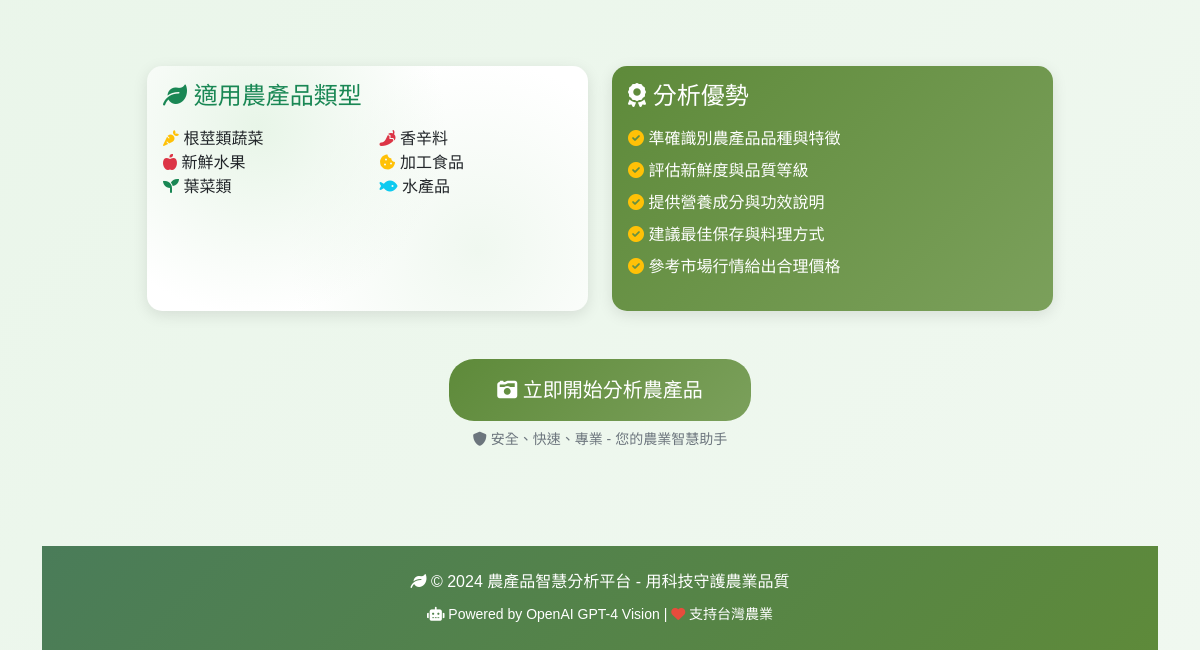
Before: / (lower part) with the older database file.
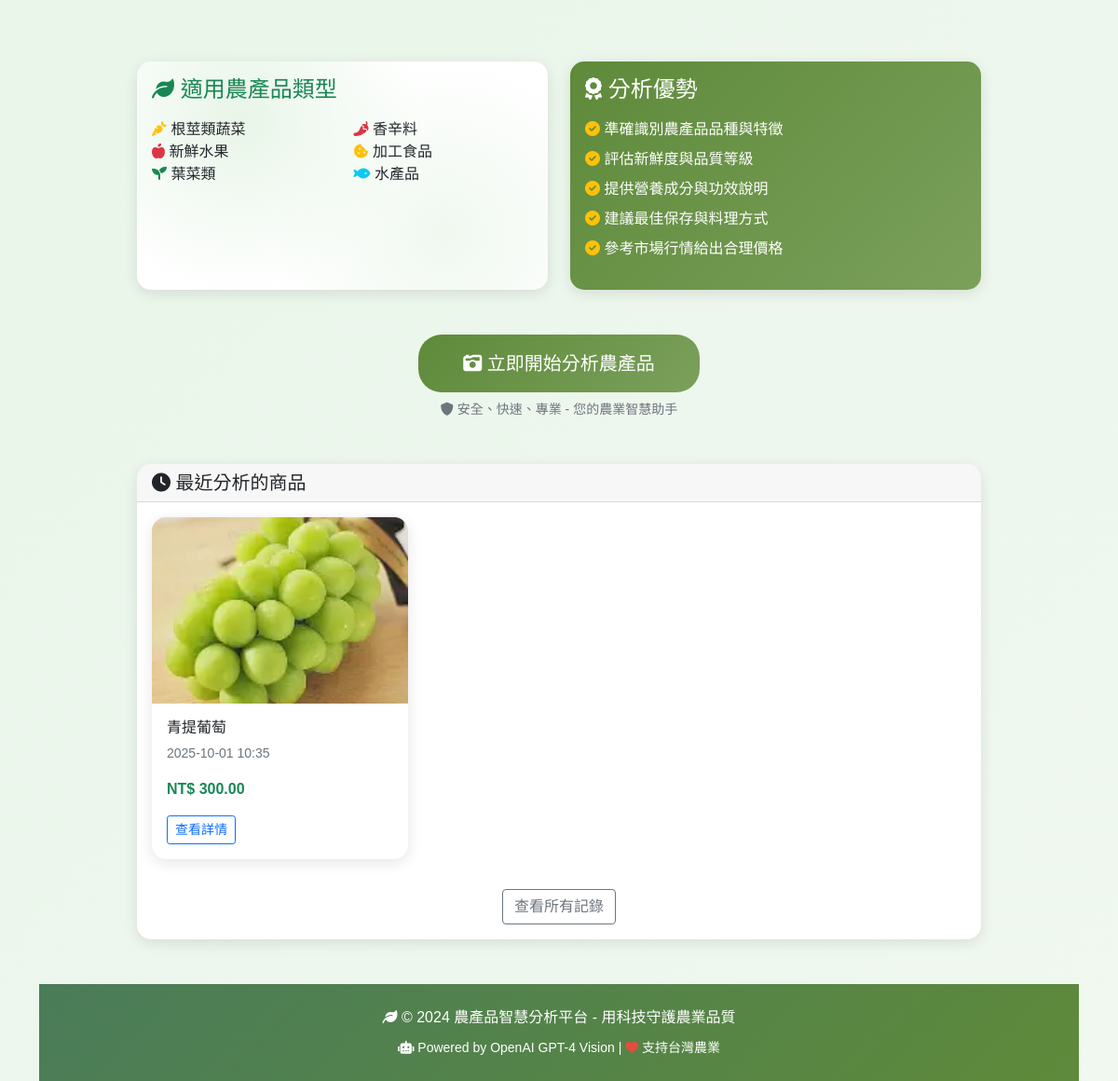
After: the same page with the newer database file.
### analyzer/models.py (models this page shows, shortened)
class ProductImage(models.Model):
    image = models.ImageField(upload_to=upload_to, verbose_name='商品圖片')
    uploaded_at = models.DateTimeField(auto_now_add=True, verbose_name='上傳時間')
    product_name = models.CharField(max_length=200, blank=True, verbose_name='商品名稱')
    description = models.TextField(blank=True, verbose_name='商品介紹')
    recommended_price = models.DecimalField(
        max_digits=10,
        decimal_places=2,
        null=True,
        blank=True,
        verbose_name='推薦售價'
    )
    analysis_json = models.JSONField(null=True, blank=True, verbose_name='完整分析結果')
    analyzed = models.BooleanField(default=False, verbose_name='已分析')
    story_content = models.TextField(blank=True, verbose_name='產品故事')
    story_style = models.CharField(max_length=50, blank=True, verbose_name='故事風格')
    story_prompt = models.TextField(blank=True, verbose_name='使用者故事指令')
    story_generated = models.BooleanField(default=False, verbose_name='已生成故事')
    class Meta:
        verbose_name = '商品圖片'
        verbose_name_plural = '商品圖片'
        ordering = ['-uploaded_at']

### analyzer/views.py (the view)
# urls.py: path('', views.index, name='index'),
def index(request):
    recent_images = ProductImage.objects.all()[:10]
    return render(request, 'analyzer/index.html', {
        'recent_images': recent_images
    })

### analyzer/templates/analyzer/index.html (shortened to what the changed rows need)
{% extends 'analyzer/base.html' %}
{% block content %}
<div class="container">
    <div class="row">
        <div class="col-lg-10 mx-auto">
        {% if recent_images %}
        <div class="card">
            <div class="card-header">
                <h5 class="mb-0">
                    <i class="fas fa-clock"></i> 最近分析的商品
                </h5>
            </div>
            <div class="card-body">
                <div class="row">
                    {% for image in recent_images %}
                    <div class="col-md-6 col-lg-4 mb-3">
                        <div class="card h-100">
                            {% if image.image %}
                            <img src="{{ image.image.url }}" class="card-img-top"
                                 style="height: 200px; object-fit: cover;"
                                 alt="{{ image.product_name }}">
                            {% endif %}
                            <div class="card-body">
                                <h6 class="card-title">
                                    {{ image.product_name|default:"未命名商品" }}
                                </h6>
                                <p class="card-text small text-muted">
                                    {{ image.uploaded_at|date:"Y-m-d H:i" }}
                                </p>
                                {% if image.recommended_price %}
                                <p class="card-text">
                                    <strong class="text-success">
                                        NT$ {{ image.recommended_price }}
                                    </strong>
                                </p>
                                {% endif %}
                                <a href="{% url 'analyzer:result' image.pk %}"
                                   class="btn btn-sm btn-outline-primary">
                                    查看詳情
                                </a>
                            </div>
                        </div>
                    </div>
                    {% endfor %}
                </div>
                <div class="text-center mt-3">
                    <a href="{% url 'analyzer:history' %}" class="btn btn-outline-secondary">
                        查看所有記錄
                    </a>
                </div>
            </div>
        </div>
        {% endif %}
    </div>
</div>
{% endblock %}

Changed rows visible on the page:
added ProductImage: image (picture), product_name "青提葡萄", uploaded_at "2025-10-01 10:35", recommended_price "300.00"
Other visible differences:
text now shown: "最近分析的商品 查看所有記錄"
